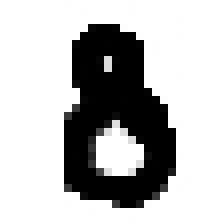
#> input picture Engineering_Probability_and_Statistics/CA2/eight.jpg, 28 x 28 px (shown 8 times larger)
$ jupyter execute --allow-errors CA2.ipynb
#> lines starting #> are read from the running program, lines starting #| are printed output that depends on the picture; after the words box and inside, x2 and y2 are one past the last pixel; in counts of white or black regions, pixels touching at a corner belong together
<h1>Question1</h1>

[cell 1]
import matplotlib.pyplot as plt
import numpy as np
import scipy.stats as stats
#> (the rest of this cell did not finish here and is left out)

The random variables are indicating the number of times something occurs in a certain time period so we can guess that the random variables are for a poisson distribution.After plotting the diagrams we can say that our guess was correct and the poisson pmf matches the histogram.We know that the poisson distribution only has one parameter which is equal to its mean so we can find lambda by taking mean of the data.

#> (a cell that did not finish here is left out)

#> (a cell that did not finish here is left out)

$P(X=K|X + Y = n)=\frac{P(X=k,Y=n-k)}{P(X+Y=n)}=\frac{P(X=k)P(Y=n-k)}{P(X+Y=n)}=\frac{\frac{e^{-\lambda_{1}}\lambda_{1}^{k}}{k!}\times\frac{e^{-\lambda_{2}}\lambda_{2}^{(n-k)}}{(n-k)!}}{\frac{e^{-(\lambda_{1}+\lambda_{2})}(\lambda_{1}+\lambda_{2})^{n}}{n!}}=\frac{n!}{k!(n-k)!}\times\frac{\lambda_{1}^{k}\lambda_{2}^{n-k}}{(\lambda_{1}+\lambda_{2})^{n}}={n\choose k}\left( \frac{\lambda_{1}}{\lambda_{1}+\lambda_{2}} \right)^{k}\left( \frac{\lambda_{2}}{\lambda_{1}+\lambda_{2}} \right)^{n-k}\Rightarrow (X|X+Y=n)\sim Bin(n,\frac{\lambda_{1}}{\lambda_{1}+\lambda_{2}})$
$\Rightarrow (X|X+Y=n)\sim Bin(8,\frac{metro\,mean}{metro\,mean+brt\,mean})$

[cell 4]
n=8
#> (the rest of this cell did not finish here and is left out)

We can see that the calculated distribution matches the plot.

<h1>Question2</h1>

[cell 5]
import random
def coupon_collector_simulator(n, k):
#> called with n = 10, k = 10
    result=0
    for i in range(k):
        coupons=[0]*n
        number_of_coupons_seen=0
        cnt=0
        while(number_of_coupons_seen!=n):
            cnt+=1
            coupon=random.randint(0,n-1)
            if(not coupons[coupon]):
                coupons[coupon]=1
                number_of_coupons_seen+=1
        result+=cnt
    return result/k

n=10
print(coupon_collector_simulator(n,10))
print(coupon_collector_simulator(n,100))
print(coupon_collector_simulator(n,1000))

The answer should converge to $n\times \sum_{i=1}^{10}\frac{1}{i}\simeq 29.29$

$X_{i}$ is a random variable of the gerometric distribution because it represents the number of experiments until a success occurs.\
No because we've already observed i-1 coupons the probability of observing a new coupon is:$p_{i}=\frac{n-(i-1)}{n}$\
$\phi_{X_{i}}(s)=\sum_{k=1}^{\infty}(1-p)^{k-1}pe^{ks}=\sum_{m=0}^{\infty}((1-p)e^s)^m=\frac{pe^s}{1-(1-p)e^s}$

[cell 6]
import sympy as sp
s=sp.Symbol('s')
ii=sp.Symbol('ii')
n=10
p=(n-ii+1)/(n)
MGF=((p*sp.exp(s))/(1-(1-p)*sp.exp(s)))
MGFs=[0]*n
for i in range(1,n+1):
    MGFs[i-1] = MGF.subs({ii: i})
MGFs

$\phi_{X}(s)=\prod_{i=1}^{n}\phi_{X_i}$

[cell 7]
MGFX=1
for i in range(n):
    MGFX*=MGFs[i]
print(MGFX)

$E\left( X^n \right)=\Phi^{(n)}(0) \Rightarrow E\left( X \right)=\Phi^{(1)}(0)$

[cell 8]
deriv=sp.diff(MGFX,s)
print(deriv.subs({s: 0}).evalf())

<h1>Question3</h1>

[cell 9]
import matplotlib.pyplot as plt
import numpy as np
#> (the rest of this cell did not finish here and is left out)

[cell 10]
# you need these imports
import pandas as pd
import numpy as np
import matplotlib.pyplot as plt
import scipy.stats as stats
from time import sleep
from IPython import display

t = 1000
p = np.linspace(0, 1, t)
fy = stats.beta.pdf(p, a=1, b=1)

def update(fy: np.array, n: bool) -> np.array:
    p = np.linspace(0, 1, t)
    pny=stats.bernoulli.pmf(n,p)
    integral =np.sum(fy*pny)/t
    post = fy*pny/integral
    return post

#> (the rest of this cell did not finish here and is left out)

The reported number would be the value of p for which $f\left( Y|N \right)$ becomes maximum and based on the result of the code it is 0.67 and we can see in the next cell that indeed the mean of this pixel is about 0.67 .

#> (a cell that did not finish here is left out)

I thought it would be a cool idea to make an image generator like midjourney or DALL-E. But unfortunately due to few number of samples the result isn't pretty.

#> (a cell that did not finish here is left out)

We can see that our model has predicted the labels correctly and with high accuracy.

#> (a cell that did not finish here is left out)

Here I've used the images generated previously and the model predicted their labels correctly.

#> (a cell that did not finish here is left out)

And here the model predicted the label of the images I've hand drawn correctly.

[cell 15]
import cv2
im_8 = cv2.imread("eight.jpg")
#> im_8 is the input picture: shape (28, 28, 3); min 0, max 255, mean 186.4
im8 = im_8.mean(axis=2)
im8[:] = im8[:] <= 127
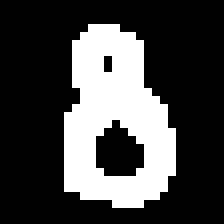
#> im8: shape (28, 28) float64 (shown 8 times larger); values 0 (black) and 1 (white), 27.2% white; 1 white region, box (x1, y1, x2, y2) and area: (8, 3, 22, 26) 213
im8 = im8.flatten()
#> im8 = 784 values, max 1 at index 95, min 0 at index 0, mean 0.272
im8
p_8 = 1
#> (the rest of this cell did not finish here and is left out)
